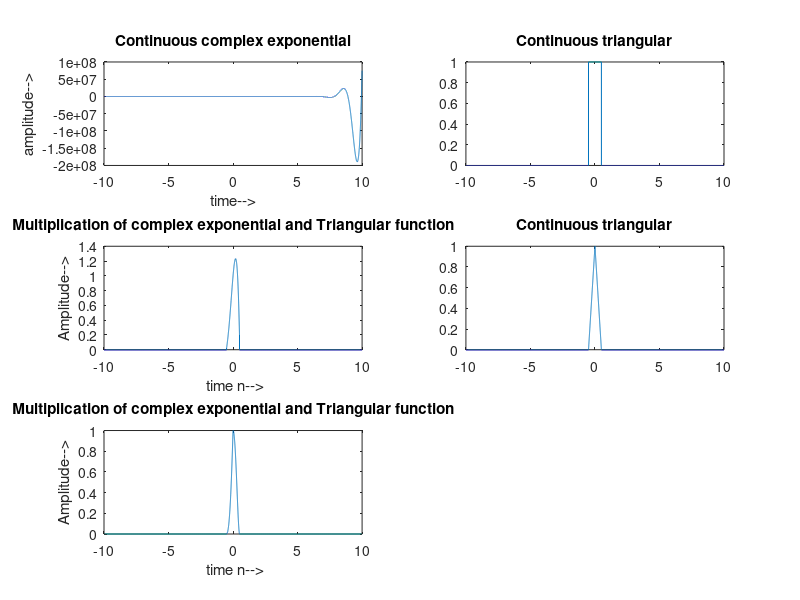

Here is the MATLAB script that generated this plot:
f=1000;
t=-10:1/f:10;
a=2;
x=exp((a+3j)*t);
subplot(3,2,1);
plot(t,x);
xlabel('time-->');
ylabel('amplitude-->');
title('Continuous complex exponential');

a=rectpuls(t);
subplot(3,2,2);
plot(t,a);
title('Continuous triangular');

for i=1:length(a)
    mul(i)=x(i)* a(i);
end
t=-10:1/f:10;
subplot(3,2,3);
plot(t,mul);
xlabel(' time n-->');
ylabel('Amplitude-->');
title('Multiplication of complex exponential and Triangular function');

b=tripuls(t);
subplot(3,2,4);
plot(t,b);
title('Continuous triangular');

for i=1:length(t)
    mul2(i)=mul(i)* b(i);
end
t=-10:1/f:10;
subplot(3,2,5);
plot(t,mul2);
xlabel(' time n-->');
ylabel('Amplitude-->');
title('Multiplication of complex exponential and Triangular function');
